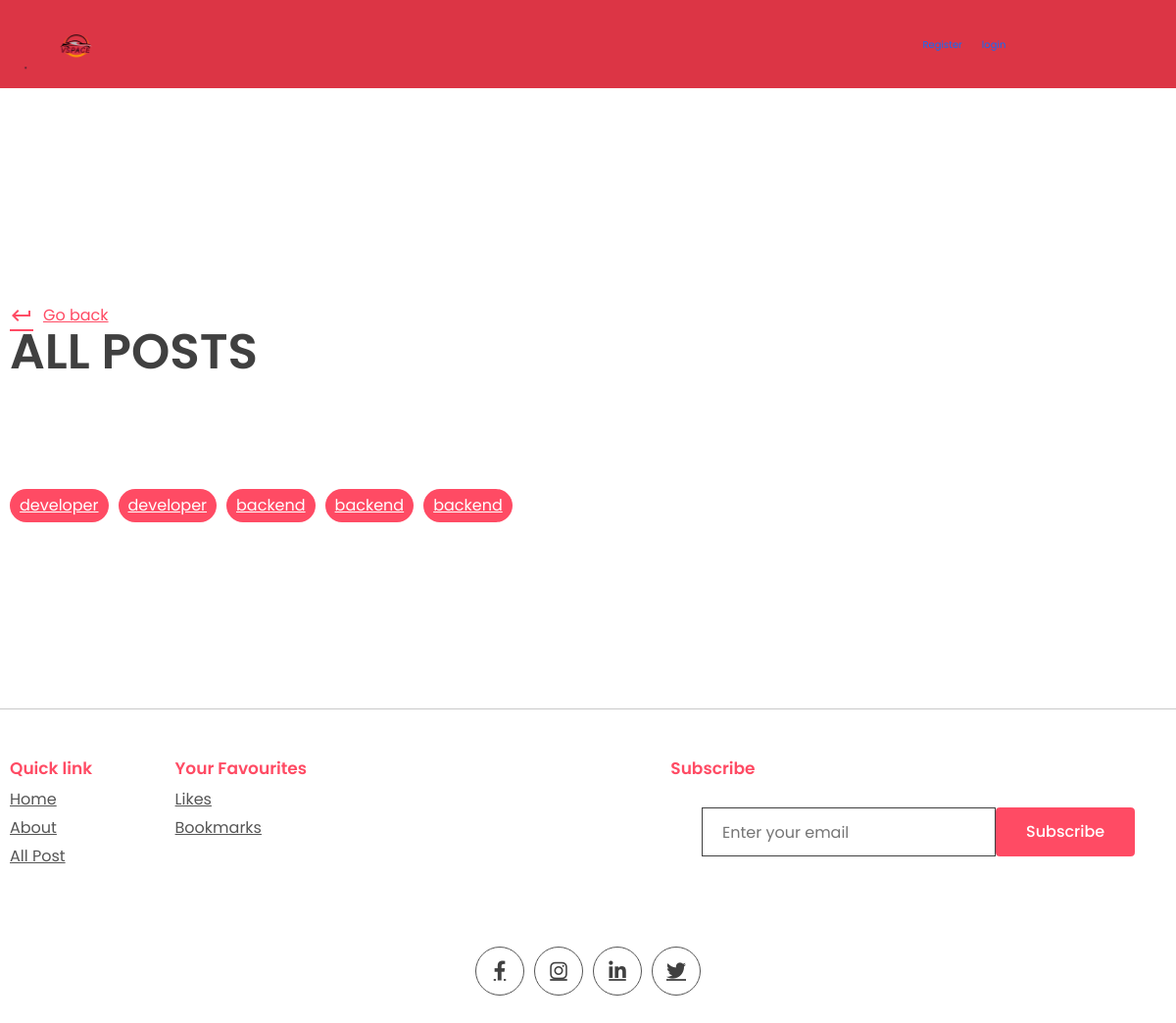
The app's page /job/blog/ with its own data.
### jobpostapp/models.py (models this page shows, shortened)
class add_job(models.Model):
    Author_name = models.CharField(max_length=200)
    Post_type = models.CharField(max_length=200)
    Post_title = models.CharField(max_length=100)
    Sub_title = models.CharField(max_length=200,blank=True)
    Description = models.TextField(max_length=500)
    img = models.ImageField(upload_to='userimg/',blank=True)
    Time = models.TimeField(auto_now_add=True)
    view_count = models.IntegerField(blank=True,null=True)
    likes = models.ManyToManyField(User,related_name='post_likes',blank=True)
    bookmarks=models.ManyToManyField(User,related_name='bookmarks',blank=True)

### jobpostapp/views.py (the view)
# urls.py: path('blog/',views.blogs,name="blog"),
def blogs(request):
    form=add_job.objects.all()
    return render(request,"blog.html",{"form":form})

### templates/blog.html (shortened to what this page needs)
{% extends 'base.html' %}
{% block content %}
<!DOCTYPE html>
{% load static %}
<html lang="en">
<html lang="en"><head>
    <link rel="stylesheet" href="{% static 'css/style.css' %}" />
    <link
      rel="stylesheet"
      href="https://unicons.iconscout.com/release/v2.1.6/css/unicons.css"
    />
    <link
      rel="stylesheet"
      href="https://cdnjs.cloudflare.com/ajax/libs/font-awesome/6.1.1/css/all.min.css"
    />
  </head>
  <body data-new-gr-c-s-check-loaded="14.1071.0" data-gr-ext-installed="">
    <main style="padding-top: 70px;">
<main>
  <div class="container">
    <div class="page-top">
      <div class="top flex">
        <div class="page-name">
          <a href="" class="learn">
            <span class="material-icons"> keyboard_return </span> Go back
          </a>
          <h1>All Posts</h1>
        </div>
      </div>
    </div>
  </div>
</main>
<section class="sp">
  <div class="container">
    <div class="blog-tags">
    {% for i in form %}
    <p class="tag">
      <a style="color: white;" href="{% url 'blogdetail' i.id %}">{{ i.Post_title }}</a>
    </p>
    {% endfor %}
  </div>
  </div>
</section>
    </main>
    <footer>
      <div class="container">
        <div class="grid-4">
          <div class="link">
            <h2>Quick link</h2>
            <div class="q-link">
              <a href="{% url 'home' %}">Home</a>
              <a href="">About</a>
              <a href="">All Post</a>
            </div>
          </div>
          <div class="link">
            <h2>Your Favourites</h2>
            <div class="q-link">
              <a href="{% url 'like_post' %}">Likes</a>
              <a href="{% url 'book_post' %}">Bookmarks</a>
            </div>
          </div>
          <div class="news-signup">
            <h2>Subscribe</h2>
            <div class="newsletter">
              <form method="POST">
              <input type="email" name="email" maxlength="100" placeholder="Enter your email" required="" id="id_email">
              <button class="btn btn-primary">Subscribe</button>
              </form>
            </div>
          </div>
        </div>
        <div class="share">
          <div class="social">
            <a href="https://www.facebook.com/">
              <i class="fa-brands fa-facebook-f"></i>
            </a>
            <a href="https://www.instagram.com/">
              <i class="fa-brands fa-instagram"></i>
            </a>
            <a href="https://www.linkedin.com/">
              <i class="fa-brands fa-linkedin-in"></i>
            </a>
            <a href="https://twitter.com/i/flow/login">
              <i class="fa-brands fa-twitter"></i>
            </a>
          </div>
        </div>
      </div>
    </footer>
</body>
</html>
{% endblock %}

### static/css/style.css (style rules this page uses)
* { margin: 0; padding: 0; box-sizing: border-box; text-decoration: none; border: none; outline: none; list-style: none; font-family: "Poppins", sans-serif; color: var(--black); }
:root { --red: #ff4b64; --black: #404040; --des: #555555; --shadow: #ffffff1a 0px 1px 1px 0px inset, #32325d40 0px 50px 100px -20px, #0000004d 0px 30px 60px -30px; --shadow2: rgba(17, 12, 46, 0.084) 0px 48px 100px 0px; }
html { font-size: 62.5%; }
[class*="grid"] { display: grid; }
.container { max-width: 1220px; margin: auto; padding: 0 10px; }
p, a { font-size: 1.6rem; color: var(--des); }
input, textarea { font-size: 1.6rem; color: var(--black); }
.btn { cursor: pointer; height: 5rem; padding: 0 3rem; font-size: 1.6rem; font-weight: 500; border: 1px solid var(--red); display: flex; align-items: center; justify-content: center; gap: 1rem; }
.btn-primary { background: var(--red); color: white; }
.newsletter form { display: flex; align-items: center; justify-content: center; margin-top: 3rem; }
.newsletter input { border: 1px solid var(--black); height: 5rem; width: 30rem; padding: 0 2rem; }
.sp { padding: 8rem 0; }
.learn { display: flex; align-items: center; gap: 1rem; color: var(--red); margin-top: 2rem; }
.learn span { color: #ff4b64; }
.tag { position: absolute; bottom: 1rem; left: 1rem; background: var(--red); color: white; border-radius: 5rem; padding: 0.5rem 1rem; font-size: 1.2rem; }
.grid-4 { grid-template-columns: 1fr 3fr 3fr auto; align-items: flex-start; }
.q-link { display: flex; justify-content: space-around; flex-direction: column; gap: 0.5rem; margin-top: 1rem; }
.link h2, .news-signup h2 { color: var(--red); font-weight: 600; font-size: 1.7rem; }
.news-signup .newsletter { margin-top: 1.5rem; }
footer { padding: 5rem 0; margin-top: 5rem; }
footer .container { border-top: 1px solid #00000036; padding-top: 5rem; }
.share { width: fit-content; margin: auto; margin-top: 8rem; }
.social { display: flex; align-items: center; gap: 1rem; }
.social a { width: 5rem; aspect-ratio: 1/1; border-radius: 50%; border: 1px solid var(--des); display: flex; align-items: center; justify-content: center; transition: 0.3s; }
.social i { color: var(--black); font-size: 2rem; transition: 0.3s; }
.page-name h1 { font-size: 5rem; text-transform: uppercase; font-weight: 600; line-height: 5rem; }
.flex { display: flex; align-items: flex-end; justify-content: space-between; }
.blog-tags .tag { position: unset; width: fit-content; }
.blog-tags { display: flex; align-items: center; flex-wrap: wrap; gap: 1rem; margin-top: 3rem; }
p a { color: var(--red); }
main { padding-top: 10rem !important; }

### records on screen
add_job: Post_title "developer"
add_job: Post_title "developer"
add_job: Post_title "backend"
add_job: Post_title "backend"
add_job: Post_title "backend"
